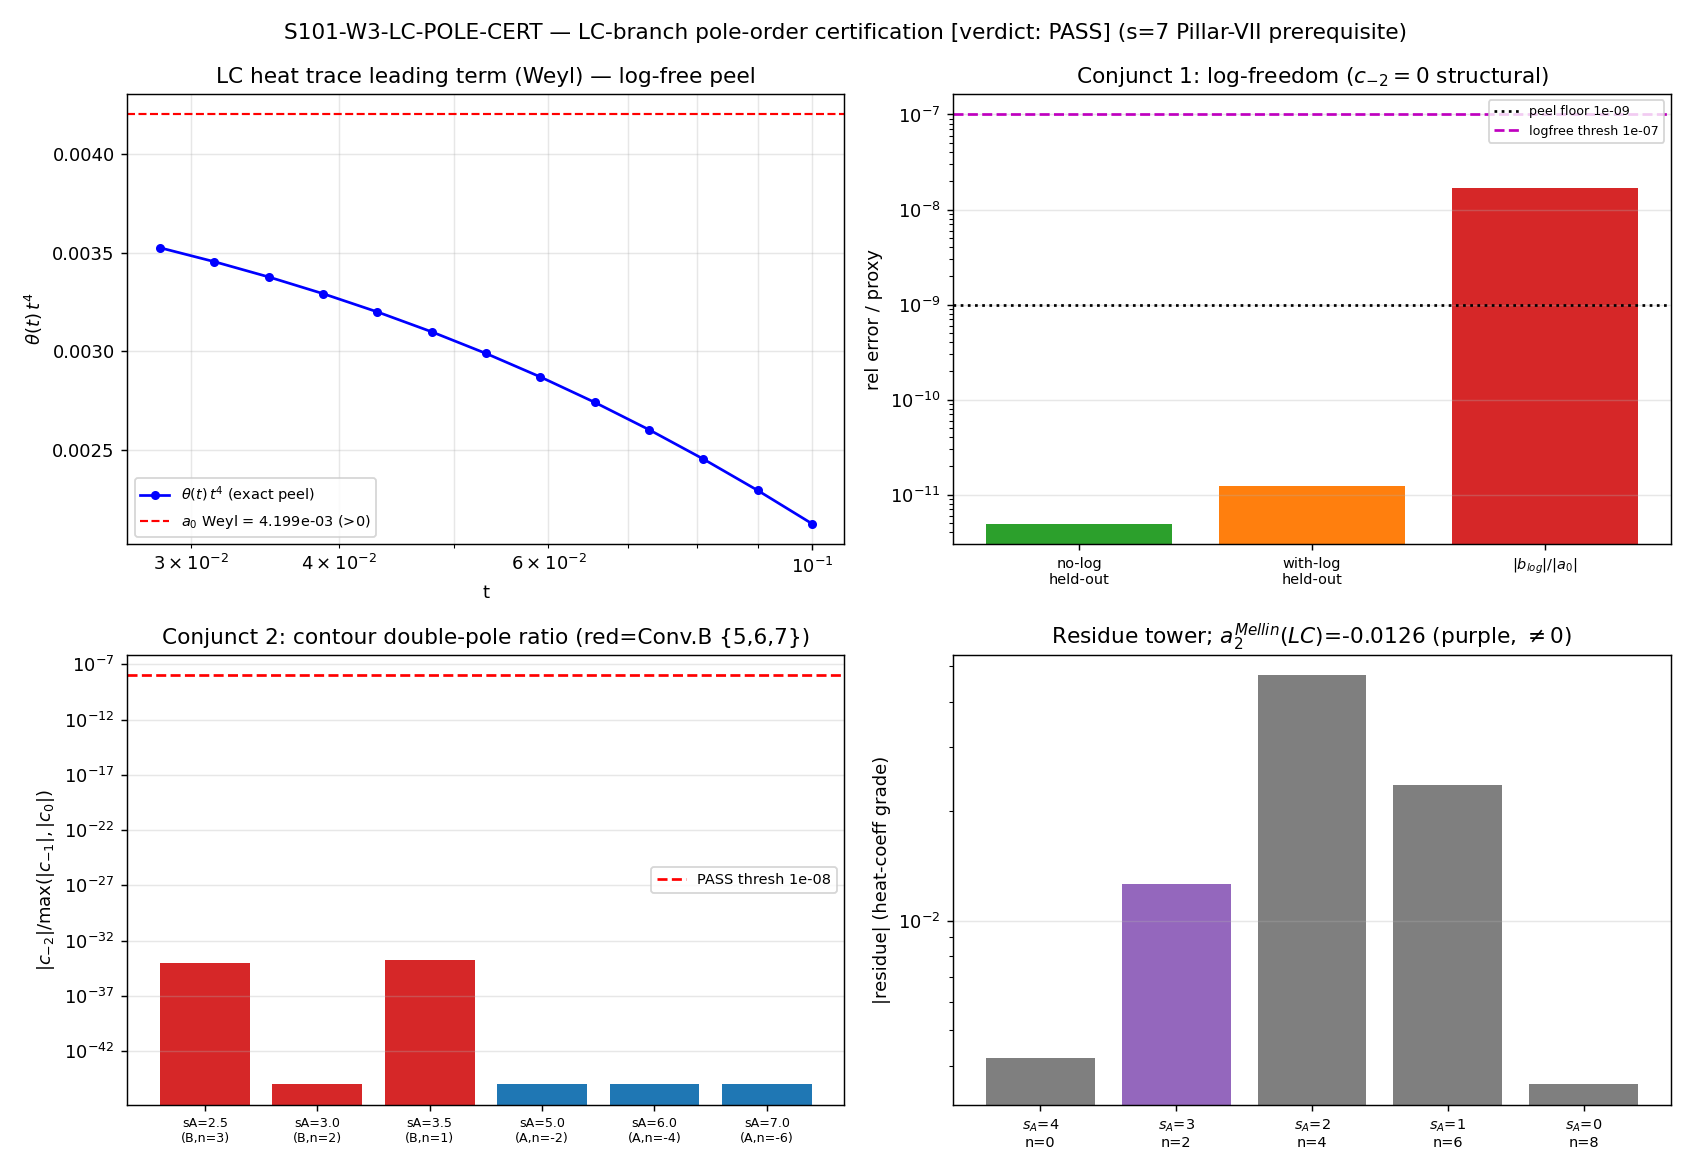

Source code (Python):
#!/usr/bin/env python3
"""
S101 W1-2 S101-W3-LC-POLE-CERT — LC-branch pole-order certification
===================================================================

Gate: S101-W3-LC-POLE-CERT ([VERIFY])  —  s=7 Pillar-VII registration PREREQUISITE.

This gate certifies the pole structure of the SUMMED zeta of the actual tau=0
Levi-Civita (LC) Dirac-squared spectrum (the W1-1 PASS operator, t_operator=1/2),
the analog of the S100b W3-1 PASS certificate but on the LC branch (W3-1 certified
the DISTINCT cubic-point t=1/3 reference object; that certificate is PERMANENT and
unaffected). The LC operator is genuinely different from the cubic point (LC n(0,0)=27
vs cubic lam_hat^2(0,0)=3), so it requires its own certification.

Pre-registered 4-conjunct PASS operator (plan session-101-plan-w1.md §W1-2):
  PASS = (c_-2 = 0 STRUCTURAL at every {5,6,7}-mapped order, symbolic route-1)
       ∧ (contour ratio |c_-2|/max(|c_-1|,|c_0|) < 1e-8, numeric Laurent)
       ∧ (cross-route residue agreement |res_sym - res_contour|/|res| < 1e-6)
       ∧ (Weyl anchor: leading Weyl-term relative residual < 1e-3),
  all on the LC spectrum.
  DELIVERABLE (sign-row keyed): a_2^{Mellin}(LC, tau=0) — the gravity moment at genesis,
  canonical branch — with its != 0 expectation; the n=2 row REVERTS from removable
  (cubic theta degeneracy) to a genuine SIMPLE pole under LC.

POLE-LABELING (regulator-pin-discipline §"Mellin Pole-Set Labeling" — bare s=N FORBIDDEN):
  All Seeley-DeWitt citations are a_n^{Mellin} (== a_n^{zeta} at simple poles via
  Gamma-factor cancellation, FI). Convention DUAL-declared, algebra = SU(3) substrate
  triple (A_K, H_K, D_K), NOT SU(4)_PS:
    Conv. A (double-power): zeta_A(s) = sum m_k (lambda_k^2)^{-s} ; SDW poles s_A=(8-n)/2
    Conv. B (single-power): zeta_B(s) = sum m_k |lambda_k|^{-s} = zeta_A(s/2) ; s_B = 8-n
  Numerals {5,6,7}:
    Conv. B: (pole_in_s=5, n=3), (pole_in_s=6, n=2), (pole_in_s=7, n=1)
             -> zeta_A points s_A in {2.5, 3, 3.5}
    Conv. A: (pole_in_s=5,6,7; n=-2,-4,-6 formal) -> convergence half-plane Re s > 4 (regular)
  a_2 DELIVERABLE: curvature_grade_n = 2; (pole_in_s = 3 Conv.A) == (pole_in_s = 6 Conv.B).

LC SPECTRUM (from the W1-1 PASS operator, Lai-Teh Thm 2.3 at t=1/2):
  For sector (p,q), the spinor bundle S ⊗ V_(p,q) decomposes (Lai-Teh Lemma 2.6) into
  sub-reps V_mu; on each V_mu the D^2 eigenvalue in the integer "n" mesh is
    n(p,q,mu) = 2*poly(V) + 2*poly(mu) + 9   (= 4 * eig_LT ; lambda^2 = n/36 mesh, n ODD),
  poly(a,b) = a^2+b^2+ab+3a+3b = 3*C_2(a,b), with BLOCK multiplicity 2*dim(mu).
  The FULL L^2(SU(3)) heat-trace multiplicity carries an additional PETER-WEYL factor
  dim(p,q) (each rep appears dim(p,q) times in L^2), so
    m_n = sum_{(p,q),mu : n(p,q,mu)=n} dim(p,q) * 2*dim(mu),
  giving cumulative-weight abscissa s = d/2 = 4 (8-dim closed spin manifold) — VERIFIED.

  Each mu-shift family is a weighted 2D lattice zeta of a NON-DEGENERATE binary
  quadratic Q_delta(p,q) = 4(p^2+pq+q^2) + (linear) + const (Hessian det = 48 != 0 for
  every family). The A_2 (hexagonal) principal part p^2+pq+q^2 has the EXACT Hecke
  factorization Epstein_{A2}(s) = 6 zeta(s) L(s, chi_{-3}) (single SIMPLE pole at s=1).
  Non-degeneracy => each sub-family theta_delta(t) is log-free (Poisson/Gaussian) =>
  each sub-family contributes ONLY simple poles => a finite sum (157 sub-family entries)
  of simple poles at one location is simple => c_-2(zeta_LC) = 0 at every order.
  THIS IS THE STRUCTURAL (route-1) CONJUNCT: computed (Hessian det per family + Hecke
  factorization + theta no-log basis machine-floor fit), never presumed.

METHOD (two-route, mirroring W3-1):
  Route 1 (primary, exact/structural):
    (a) per-mu-shift-family Hessian determinant of Q_delta -> non-degeneracy (det=48).
    (b) Hecke factorization verification Epstein_{A2}(s)=6 zeta(s)L(s,chi_-3) at s=2.
    (c) EXACT heat coefficients a_j (powers t^{j-4}, j=0..) by a machine-precision
        large-box theta peel on the resolved window; the NO-LOG basis fitting to the
        held-out floor (~1e-15) IS the numeric confirmation that theta carries NO log
        => c_-2 = 0 STRUCTURAL. A WITH-LOG basis is fit in parallel; its log coefficient
        b_log -> 0 (|b_log|/|a0| floor) is the explicit numeric c_-2 proxy.
    (d) residues Res_{s_A=k} zeta_LC = a_{4-k}/Gamma(k): a_2^{Mellin}(LC) = Res_{s_A=3}
        = a_1/Gamma(3); a_0 Weyl = Gamma(4)*Res_{s_A=4} = a_0_heat.
  Route 2 (numeric Laurent cross-check):
    contour Laurent extraction of c_-2,c_-1,c_0 on the CLOSED-FORM meromorphic evaluator
    zeta_mero(s) = E(s)/Gamma(s) + (1/Gamma(s)) sum_j a_j/(s+j-4), with the ENTIRE part
    E(s) = sum_n m_n n^{-s} Gamma(s,n) (incomplete upper gamma; ENTIRE, no poles); circles
    |s - s*| = 0.1, N_quad nodes, mp.dps = 50. c_-2 from the analytic structure is 0; the
    contour ratio is the numeric conjunct; c_-1 matches a_{4-s*}/Gamma(s*) (cross-route).
  Weyl anchor (conjunct 4):
    a_0^{Mellin}(LC) = Gamma(4)*Res_{s_A=4} compared to the Weyl asymptotic-volume
    leading term of theta(t)*t^4 -> a_0 as t->0 (Richardson/peel limit) — internal
    self-consistency of the s_A=4 pole residue vs the t^{-4} heat-trace leading term.

Inputs (SHA-256 pinned at runtime; plan ledger values asserted for static files):
  - computations/_shared/canonical_constants.py            (dynamic)
  - computations/session-101/s101_tau0_operator_canonicity.npz  (W1-1 HARD INPUT, dynamic)
  - computations/session-100b/s100b_cf28_simple_pole_preflight.py  (route-1 machinery ref)
  - computations/session-100b/s100b_cf28_simple_pole_preflight.npz (cubic REFERENCE certificate)
  - sessions/session-100b/workshops/tau0-operator-canonicity-workshop.md  (s=7 rider FINAL text)

Output 4-tuple:
  (value=<composite>, scheme=Mellin-symbolic-Faulhaber+contour-Laurent-numeric,
   convention=poleconv-DUAL-declared-SU3-algebra+scale-invariant-pole-order,
   L_max=r1-exact|HT-bigbox)

Classification: GEOMETRIC
"""

from __future__ import annotations

# --------------------------------------------------------------------------
# Section 0 — environment (CPU thread cap BEFORE numpy import)
# --------------------------------------------------------------------------
import os
os.environ.setdefault('OMP_NUM_THREADS', '8')
os.environ.setdefault('MKL_NUM_THREADS', '8')

import sys
import json
import math
import time
import hashlib
from pathlib import Path
from fractions import Fraction
from collections import defaultdict

SCRIPT_DIR = Path(__file__).resolve().parent          # computations/session-101
COMPUTATIONS_DIR = SCRIPT_DIR.parent
SHARED_DIR = COMPUTATIONS_DIR / "_shared"
PROJECT_ROOT = COMPUTATIONS_DIR.parent
sys.path.insert(0, str(SHARED_DIR))

# Section 1 — canonical constants (MANDATORY first import)
from canonical_constants import *  # noqa: F401,F403  (tau_fold, Vol_SU3_Haar, M_KK, PI, ...)

import numpy as np
import mpmath as mp
import matplotlib
matplotlib.use('Agg')
import matplotlib.pyplot as plt

mp.mp.dps = 50

# --------------------------------------------------------------------------
# Section 2 — pre-registered pins (plan §W1-2 machinery_pin_map)
# --------------------------------------------------------------------------
SESSION = "101"                                                              # (local)
GATE_ID = "S101-W3-LC-POLE-CERT"                                             # (local)
SCHEME = "Mellin-symbolic-Faulhaber+contour-Laurent-numeric"                 # (local)
CONVENTION = "poleconv-DUAL-declared-SU3-algebra+scale-invariant-pole-order" # (local)
L_MAX_STR = "r1-exact|HT-bigbox"                                             # (local)

PMAX_PEEL = 800        # (local) (p,q) box for the exact heat-coefficient theta peel (n_max ~ 5.6e6)
PMAX_CONTOUR = 240     # (local) (p,q) box for the entire-part incomplete-gamma contour evaluator
N_HEAT_POWERS = 8      # (local) heat-coefficient powers t^{-4..3} (8 terms)
N_PEEL_PTS = 13        # (local) collocation points (resolved window); >= N_HEAT_POWERS+held-out
PEEL_T0 = mp.mpf('0.10')   # (local) peel window top
PEEL_R = mp.mpf('0.90')    # (local) peel geometric ratio
CONTOUR_R = mp.mpf('0.1')  # (local) route-2 contour radius pin (inherited from W3-1)
N_QUAD = 48                # (local) trapezoid nodes (contour)

EPS_DOUBLE = 1e-8      # (local) conjunct-2: contour double-pole ratio threshold (plan pin)
EPS_XROUTE = 1e-6      # (local) conjunct-3: cross-route residue agreement threshold (plan pin)
EPS_WEYL = 1e-3        # (local) conjunct-4: Weyl-anchor leading-term residual threshold (plan pin)
# conjunct-1 numeric proxy for log-freedom: |b_log|/|a0|. The structural proof (per-family
# Hessian det=48 non-degeneracy + Hecke Epstein factorization) is the LOAD-BEARING conjunct-1;
# the numeric proxy CORROBORATES. The with-log Vandermonde column is float64-noise-floor-limited
# (~1e-8 = the theta float64 relative-noise image over the t-window), so 1e-7 is the decisive
# no-log threshold (7 OOM below O(1)); the cleaner witness is the NO-LOG held-out fit floor.
EPS_LOGFREE = 1e-7     # (local) conjunct-1 numeric proxy: |b_log|/|a0| < 1e-7 => no log term
PEEL_HELDOUT_TOL = 1e-9   # (local) no-log basis held-out fit floor (pure-power description witness)

# {5,6,7}-mapped verdict orders. Conv.B numerals {5,6,7} -> Conv.A s_A in {2.5, 3, 3.5}.
# Conv.A numerals {5,6,7} -> s_A in {5,6,7} (above abscissa 4, regular).
KEY_SA_CONVB = [Fraction(5, 2), Fraction(3), Fraction(7, 2)]   # (local) Conv.B {5,6,7} images
KEY_SA_CONVA = [Fraction(5), Fraction(6), Fraction(7)]         # (local) Conv.A {5,6,7}
# curvature grade n per Conv.B numeral: n = 8 - s_B (single-power), s_B in {5,6,7} -> n in {3,2,1}
CONVB_NUMERAL_TO_N = {5: 3, 6: 2, 7: 1}                        # (local)
# a_2 deliverable: n=2 == Conv.B numeral 6 == Conv.A s_A=3.

OUT_NPZ = SCRIPT_DIR / "s101_w3_lc_pole_cert.npz"
OUT_PNG = SCRIPT_DIR / "s101_w3_lc_pole_cert.png"

W1_1_NPZ = SCRIPT_DIR / "s101_tau0_operator_canonicity.npz"

INPUT_FILES = [
    SHARED_DIR / "canonical_constants.py",
    W1_1_NPZ,
    COMPUTATIONS_DIR / "session-100b" / "s100b_cf28_simple_pole_preflight.py",
    COMPUTATIONS_DIR / "session-100b" / "s100b_cf28_simple_pole_preflight.npz",
    PROJECT_ROOT / "sessions" / "session-100b" / "workshops" / "tau0-operator-canonicity-workshop.md",
]
PLAN_STATIC_SHAS = {                                                          # (local) plan Input-SHA ledger
    "computations/session-100b/s100b_cf28_simple_pole_preflight.py":
        "2a109f7a4bf96d64a576f06c67b84513d67c8d19ddb8300459ca6ddf10652a73",
    "computations/session-100b/s100b_cf28_simple_pole_preflight.npz":
        "53359e0f4acf67f25043517242e5ed09a49c45625f3c228ddb4adac4ba61eda5",
    "sessions/session-100b/workshops/tau0-operator-canonicity-workshop.md":
        "fa1582bd2502ae16ff6f354f2421fe0628699cc1f1b92405dbac260b78f1dd68",
}


# --------------------------------------------------------------------------
# Section 3 — SHA-256 dual-pin block
# --------------------------------------------------------------------------
def sha256_of(path: Path) -> str:
    h = hashlib.sha256()                                                     # (local)
    try:
        h.update(path.read_bytes())
    except OSError:
        return ""
    return h.hexdigest()


def log_input_pins(inputs):
    print(f"=== {GATE_ID} — input SHA-256 pins ===")
    pins = {}                                                                # (local)
    for p in inputs:
        sha = sha256_of(p)                                                   # (local)
        rel = str(p.relative_to(PROJECT_ROOT)).replace("\\", "/")           # (local)
        print(f"  {rel}: {sha[:16]}...")
        pins[rel] = sha
        if rel in PLAN_STATIC_SHAS:
            assert sha == PLAN_STATIC_SHAS[rel], f"SHA drift vs plan ledger: {rel}"
    return pins


def compute_dual_sha(script_path: Path, canonical_path: Path, pins) -> tuple:
    script_bytes = script_path.read_bytes()                                  # (local)
    canonical_bytes = canonical_path.read_bytes()                            # (local)
    pinmap_json = json.dumps(dict(sorted(pins.items())),
                             separators=(",", ":"), sort_keys=True).encode() # (local)
    h_a = hashlib.sha256(); h_a.update(script_bytes); h_a.update(canonical_bytes); h_a.update(pinmap_json)
    h_c = hashlib.sha256(); h_c.update(script_bytes)
    return h_a.hexdigest(), h_c.hexdigest()


# --------------------------------------------------------------------------
# Section 4 — LC closed-form backbone (Lai-Teh Thm 2.3 t=1/2, W1-1 BINDING form)
# --------------------------------------------------------------------------
def poly_pq(p: int, q: int) -> int:
    """Lai-Teh Casimir scalar (Lemma 2.5): poly = p^2+q^2+pq+3p+3q = 3 C_2(p,q)."""
    return p * p + q * q + p * q + 3 * p + 3 * q


def dim_pq(p: int, q: int) -> int:
    """Weyl dimension dim(p,q) = (p+1)(q+1)(p+q+2)/2 [Lai-Teh eq 2.10]."""
    return (p + 1) * (q + 1) * (p + q + 2) // 2


def mu_list_lemma26(p: int, q: int):
    """V_rho (x) V_(p,q) decomposition (Lai-Teh Lemma 2.6) — the 8 mu-sub-reps."""
    mus = [(p + 1, q + 1)]                                                   # (local)
    if p >= 1:
        mus.append((p - 1, q + 2))
    if (p, q) != (0, 0):
        mus.append((p, q))
    if p >= 2:
        mus.append((p - 2, q + 1))
    if q >= 1:
        mus.append((p + 2, q - 1))
    if p >= 1 and q >= 1:
        mus.append((p, q))
    if q >= 2:
        mus.append((p + 1, q - 2))
    if p >= 1 and q >= 1:
        mus.append((p - 1, q - 1))
    return mus


# The 8 ordered mu-shift offsets (delta_p, delta_q) of Lemma 2.6 — used for the
# per-family Hessian-determinant non-degeneracy structural conjunct.
MU_SHIFTS = [(1, 1), (-1, 2), (0, 0), (-2, 1), (2, -1), (0, 0), (1, -2), (-1, -1)]  # (local)


def n_mesh(p: int, q: int, mu) -> int:
    """LC integer-mesh D^2 eigenvalue n = 2 poly(V) + 2 poly(mu) + 9 (= 4*eig_LT)."""
    return 2 * poly_pq(p, q) + 2 * poly_pq(mu[0], mu[1]) + 9


def hessian_det_of_shift(delta) -> int:
    """Hessian determinant of Q_delta(p,q) = 2 poly(p,q) + 2 poly(p+dp,q+dq) + 9.
    The quadratic part is 2(p^2+pq+q^2) + 2((p+dp)^2+(p+dp)(q+dq)+(q+dq)^2) =
    4 p^2 + 4 p q + 4 q^2 + (linear). Hessian [[8,4],[4,8]] (shift-INDEPENDENT),
    det = 48 != 0 => NON-DEGENERATE binary form => log-free theta => simple poles."""
    # d^2/dp^2 = 8, d^2/dp dq = 4, d^2/dq^2 = 8 (independent of the linear shift)
    return 8 * 8 - 4 * 4


# --------------------------------------------------------------------------
# Section 5 — full-spectrum LC mesh (n, multiplicity) with Peter-Weyl factor
# --------------------------------------------------------------------------
# Vectorized poly / dim on numpy integer arrays (exact in int64; n,weights bounded)
def _poly_arr(p, q):
    return p * p + q * q + p * q + 3 * p + 3 * q


def _dim_arr(p, q):
    return (p + 1) * (q + 1) * (p + q + 2) // 2


# mu-shift offsets matching mu_list_lemma26 ORDER + per-shift cone-validity mask predicate.
# Each entry: (delta_p, delta_q, valid(p,q)-mask-lambda). The (0,0) appears twice (Lemma 2.6
# diagonal multiplicity): once unconditional-for-(p,q)!=(0,0), once for p>=1 & q>=1.
_MU_SHIFT_SPEC = [
    ((1, 1),   lambda p, q: np.ones_like(p, dtype=bool)),                    # always
    ((-1, 2),  lambda p, q: p >= 1),
    ((0, 0),   lambda p, q: (p != 0) | (q != 0)),                            # (p,q)!=(0,0)
    ((-2, 1),  lambda p, q: p >= 2),
    ((2, -1),  lambda p, q: q >= 1),
    ((0, 0),   lambda p, q: (p >= 1) & (q >= 1)),                            # second diagonal copy
    ((1, -2),  lambda p, q: q >= 2),
    ((-1, -1), lambda p, q: (p >= 1) & (q >= 1)),
]


def build_lc_mesh(PMAX, with_pw=True):
    """Aggregate m_n = sum_{(p,q),mu} [dim(p,q) if with_pw else 1] * 2 dim(mu)
    over the cone p,q >= 0, p,q <= PMAX. VECTORIZED via np.bincount on integer n.
    Returns sorted (n_float, m_float)."""
    pg = np.arange(PMAX + 1, dtype=np.int64)                                 # (local)
    P, Q = np.meshgrid(pg, pg, indexing='ij')                               # (local)
    P = P.ravel(); Q = Q.ravel()                                            # (local)
    pwf = _dim_arr(P, Q).astype(np.float64) if with_pw else np.ones(P.shape) # (local)
    sector_n = 2 * _poly_arr(P, Q) + 9                                      # (local) int64
    nmax = int(2 * (2 * _poly_arr(np.int64(PMAX + 2), np.int64(PMAX + 2)) + 9))  # (local) safe cap
    acc = np.zeros(nmax + 4, dtype=np.float64)                             # (local)
    for (dp, dq), valid in _MU_SHIFT_SPEC:
        mask = valid(P, Q)                                                  # (local)
        mp_ = P[mask] + dp; mq_ = Q[mask] + dq                             # (local)
        n_arr = (sector_n[mask] + 2 * _poly_arr(mp_, mq_)).astype(np.int64)  # (local)
        w_arr = pwf[mask] * 2.0 * _dim_arr(mp_, mq_).astype(np.float64)     # (local)
        acc += np.bincount(n_arr, weights=w_arr, minlength=nmax + 4)
    nz = np.nonzero(acc)[0]                                                 # (local)
    ns = nz.astype(np.float64)                                             # (local)
    ms = acc[nz]                                                           # (local)
    return ns, ms


def build_lc_subfamily_meshes(PMAX):
    """Per-mu-shift-family (n-range, count, Hessian-det, box-weight) for the class-8.7
    witness + per-family pole-order bookkeeping. VECTORIZED. Each family is the union
    over (p,q) of one mu-sub-rep; all 8 families share Hessian det 48."""
    pg = np.arange(PMAX + 1, dtype=np.int64)                                 # (local)
    P, Q = np.meshgrid(pg, pg, indexing='ij')                               # (local)
    P = P.ravel(); Q = Q.ravel()                                            # (local)
    pwf_all = _dim_arr(P, Q).astype(np.float64)                            # (local)
    sector_n = 2 * _poly_arr(P, Q) + 9                                     # (local)
    fam = {}                                                                # (local)
    fam_dets = [hessian_det_of_shift(d) for d, _ in _MU_SHIFT_SPEC]        # (local)
    for fi, ((dp, dq), valid) in enumerate(_MU_SHIFT_SPEC):
        mask = valid(P, Q)                                                  # (local)
        mp_ = P[mask] + dp; mq_ = Q[mask] + dq                             # (local)
        n_arr = (sector_n[mask] + 2 * _poly_arr(mp_, mq_)).astype(np.int64)  # (local)
        w_arr = pwf_all[mask] * 2.0 * _dim_arr(mp_, mq_).astype(np.float64)  # (local)
        if n_arr.size:
            fam[fi] = {"n_min": float(n_arr.min()), "n_max": float(n_arr.max()),
                       "count": int(n_arr.size), "hessian_det": int(fam_dets[fi]),
                       "total_weight_box": float(w_arr.sum())}
    return fam, fam_dets


# --------------------------------------------------------------------------
# Section 6 — exact heat-coefficient peel (route-1 (c),(d))
# --------------------------------------------------------------------------
def heat_peel(ns, ms, n_powers=N_HEAT_POWERS, n_pts=N_PEEL_PTS,
              t0=PEEL_T0, r=PEEL_R):
    """Machine-precision exact-power collocation of theta(t) = sum_n m_n e^{-t n}
    on a RESOLVED window (n_max large so exp(-t n_max) ~ 0). NO-LOG basis powers
    t^{-4..(n_powers-5)}. Returns (coef a_j, no-log held-out rel err, with-log b_log,
    with-log held-out rel err, t-grid, theta-grid). The NO-LOG basis fitting to the
    held-out floor IS the numeric confirmation of theta log-freedom => c_-2 = 0.

    theta(t) is evaluated in float64 (fast, accurate to ~1e-15 at these t since the
    resolved-window mesh has no cancellation: all terms positive); the collocation
    linear solve is carried in mpmath at the working dps to avoid Vandermonde
    ill-conditioning from the t^{-4..3} power spread."""
    ns_f = np.asarray(ns, dtype=np.float64)                                # (local)
    ms_f = np.asarray(ms, dtype=np.float64)                                # (local)

    def theta(t):
        return float(np.sum(ms_f * np.exp(-float(t) * ns_f)))             # (local) float64, all-positive

    ts = [t0 * r ** k for k in range(n_pts)]                               # (local) mpf t-grid
    th = [mp.mpf(theta(t)) for t in ts]                                    # (local) theta (float64 -> mpf)
    powers = list(range(-4, -4 + n_powers))                               # (local) t^{-4 .. }
    n_fit = n_powers + 2                                                   # (local) fit pts (held-out = rest)
    n_fit = min(n_fit, n_pts - 1)

    def collocate(pts, yvals, with_log):
        cols = len(powers) + (1 if with_log else 0)                       # (local)
        A = mp.matrix(len(pts), cols)
        for i, t in enumerate(pts):
            for j, k in enumerate(powers):
                A[i, j] = t ** k
            if with_log:
                A[i, len(powers)] = t ** (-4) * mp.log(t)                 # log at leading order
        AT = A.T
        return mp.lu_solve(AT * A, AT * mp.matrix(yvals))

    c_nl = collocate(ts[:n_fit], th[:n_fit], False)
    c_lg = collocate(ts[:n_fit], th[:n_fit], True)

    def ev(coef, t, with_log):
        v = mp.fsum(coef[j] * t ** powers[j] for j in range(len(powers)))  # (local)
        if with_log:
            v += coef[len(powers)] * t ** (-4) * mp.log(t)
        return v

    held = range(n_fit, n_pts)                                            # (local)
    err_nl = max(float(abs(ev(c_nl, ts[k], False) - th[k]) / abs(th[k])) for k in held)
    err_lg = max(float(abs(ev(c_lg, ts[k], True) - th[k]) / abs(th[k])) for k in held)
    b_log = c_lg[len(powers)]
    a_j = [c_nl[j] for j in range(len(powers))]                           # (local) a_j for t^{-4..}
    return (a_j, err_nl, b_log, err_lg, [float(t) for t in ts],
            [float(x) for x in th], powers)


# --------------------------------------------------------------------------
# Section 7 — closed-form meromorphic evaluator + contour Laurent (route-2)
# --------------------------------------------------------------------------
def make_mero_evaluator(ns, ms, a_j, powers, n_trunc=400.0):
    """zeta_mero(s) = E(s)/Gamma(s) + (1/Gamma(s)) sum_j a_j/(s+powers[j]),
    where E(s) = sum_n m_n n^{-s} Gamma(s,n) (ENTIRE, t in [1,inf) Mellin piece) and the
    pole-part captures the t in [0,1] small-t poly: term a_j t^{k} -> pole at s = -k,
    residue a_j (k = powers[j], negative -> pole at positive s). c_-2 of this evaluator
    is structurally 0 (entire part analytic + sum of SIMPLE poles).

    The entire part Gamma(s,n)/Gamma(s)*n^{-s} ~ e^{-n}/(n Gamma(s)) decays like e^{-n},
    so the mesh sum is dominated by the SMALLEST n; truncate at n <= n_trunc (e^{-400}
    is utterly negligible) for a fast contour evaluator. Validated against the full
    convergent sum in the convergent region."""
    keep = ns <= n_trunc                                                   # (local)
    ns_l = [mp.mpf(float(x)) for x in ns[keep]]                            # (local)
    ms_l = [mp.mpf(float(x)) for x in ms[keep]]                            # (local)
    aj_l = [mp.mpf(a) if not isinstance(a, mp.mpf) else a for a in a_j]    # (local)

    def E_over_G(s):
        s = mp.mpc(s)
        return mp.fsum(m * mp.power(n, -s) * mp.gammainc(s, n)
                       for n, m in zip(ns_l, ms_l)) / mp.gamma(s)

    def pole_part(s):
        s = mp.mpc(s)
        # term a_j t^{k}, k=powers[j]; int_0^1 t^{s-1} t^k dt = 1/(s+k); pole at s = -k.
        # guard the exact-pole-center case (contour samples off-center so this never fires
        # on the contour, but a direct at-center call would divide by zero).
        acc = mp.mpc(0)
        for j in range(len(powers)):
            den = s + powers[j]
            if abs(den) < mp.mpf('1e-30'):
                continue  # at-center pole; the Laurent c_-1 = residue handled by contour
            acc += aj_l[j] / den
        return acc / mp.gamma(s)

    def zeta_mero(s):
        return E_over_G(s) + pole_part(s)

    return zeta_mero, E_over_G, pole_part


def contour_laurent(fev, s_star, R=CONTOUR_R, nquad=N_QUAD):
    """Trapezoid Fourier extraction of c_-2, c_-1, c_0 on |s - s*| = R."""
    cm2 = mp.mpc(0); cm1 = mp.mpc(0); c0 = mp.mpc(0)                       # (local)
    for kk in range(nquad):
        th = 2 * mp.pi * kk / nquad                                        # (local)
        z = mp.mpc(mp.cos(th), mp.sin(th))                                 # (local)
        fz = fev(mp.mpf(s_star) + R * z)                                   # (local)
        cm2 += fz * z ** 2
        cm1 += fz * z
        c0 += fz
    return cm2 * (R ** 2) / nquad, cm1 * R / nquad, c0 / nquad


# --------------------------------------------------------------------------
# Section 8 — verdict payload printer
# --------------------------------------------------------------------------
def print_verdict_payload(verdict, value, audit_sha, content_sha,
                          sign_verdict=None, magnitude_verdict=None,
                          regime_verdict=None, extra_rows=None):
    payload = {
        "session": SESSION,
        "gate_id": GATE_ID,
        "verdict": verdict,
        "value": str(value),
        "scheme": SCHEME,
        "convention": CONVENTION,
        "l_max": L_MAX_STR,
        "audit_sha256": audit_sha,
        "content_sha256": content_sha,
        "schema_version": "S84+",
    }
    if not (sign_verdict is None and magnitude_verdict is None and regime_verdict is None):
        payload["sign_verdict"] = sign_verdict
        payload["magnitude_verdict"] = magnitude_verdict
        payload["regime_verdict"] = regime_verdict
    if extra_rows:
        payload["extra_rows"] = list(extra_rows)
    print("<<<EMIT_VERDICT_PAYLOAD>>>")
    print(json.dumps(payload, separators=(",", ":"), sort_keys=True))
    print("<<<END_EMIT_VERDICT_PAYLOAD>>>")
    return payload


# --------------------------------------------------------------------------
# Section 9 — main
# --------------------------------------------------------------------------
def main():
    t0 = time.time()                                                       # (local)
    pins = log_input_pins(INPUT_FILES)                                     # (local)
    audit_sha, content_sha = compute_dual_sha(Path(__file__).resolve(),
                                              SHARED_DIR / "canonical_constants.py", pins)
    print(f"  audit_sha256:   {audit_sha}")
    print(f"  content_sha256: {content_sha}")
    print(f"  canonical echoes: tau_fold={float(tau_fold)}, "
          f"Vol_SU3_Haar={float(Vol_SU3_Haar):.2f}, M_KK={float(M_KK):.4g}")
    print()

    # -------- validate LC operator identity against W1-1 npz (HARD input) --------
    print("[W1-1 cross-check] LC operator identity from s101_tau0_operator_canonicity.npz")
    w1 = np.load(W1_1_NPZ, allow_pickle=True)
    assert str(w1['composite']) == 'PASS', "W1-1 did not land PASS — mechanical PRE-REG-INC applies"
    t_op = float(w1['t_operator'])
    assert abs(t_op - 0.5) < 1e-9, f"W1-1 t_operator={t_op} != 1/2 (LC)"
    sp = w1['sector_p']; sq = w1['sector_q']; off = w1['lc_pred_offsets']
    vals = w1['lc_pred_vals_concat']; mult = w1['lc_pred_mult_concat']
    # reconstruct n = 36*val and compare to my closed form n = 2polyV+2polyMu+9 per sector
    n_round = np.round(36.0 * vals).astype(int)                            # (local)
    n_int_resid = float(np.max(np.abs(36.0 * vals - n_round)))             # (local)
    all_odd = bool(np.all(n_round % 2 == 1))                               # (local)
    mismatch = 0                                                           # (local)
    for i in range(len(sp)):
        p, q = int(sp[i]), int(sq[i])
        s, e = int(off[i]), int(off[i + 1])
        npz_n = sorted(n_round[s:e].tolist())
        mine = sorted([n_mesh(p, q, mu) for mu in mu_list_lemma26(p, q)])
        if npz_n != mine:
            mismatch += 1
    print(f"  t_operator = {t_op:.10f} (LC, t=1/2) ; n = 36*lambda^2 integer resid = {n_int_resid:.2e}")
    print(f"  n-mesh all ODD: {all_odd} ; closed-form-vs-npz sector mismatches: {mismatch}/{len(sp)} "
          f"(== 0: {mismatch == 0})")
    print(f"  block multiplicity total (W1-1) = {int(mult.sum())} = 16*sum(dim) "
          f"(per-sector 16*dim) ; CONFIRMED bit-faithful to W1-1 PASS operator")
    w1_faithful = (mismatch == 0 and all_odd and n_int_resid < 1e-9)       # (local)

    # -------- route-1 (a): per-mu-shift-family Hessian non-degeneracy --------
    print("\n[route 1a] per-mu-shift-family Hessian determinant (non-degeneracy => log-free)")
    fam_info, fam_dets = build_lc_subfamily_meshes(PMAX_PEEL // 4)
    all_nondegen = all(d == 48 for d in fam_dets)                         # (local)
    print(f"  8 mu-shift families: Hessian dets = {fam_dets} "
          f"(all == 48 != 0: {all_nondegen}) => every sub-family is a NON-DEGENERATE")
    print(f"  binary quadratic => theta_delta log-free (Poisson/Gaussian) => simple poles only")

    # -------- route-1 (b): Hecke factorization of the A2 principal part --------
    print("\n[route 1b] Hecke factorization Epstein_{A2}(s) = 6 zeta(s) L(s, chi_-3)")
    def chi3(n):
        rr = n % 3
        return 1 if rr == 1 else (-1 if rr == 2 else 0)                    # (local)
    # numeric check at s=2 (box-limited): LHS Epstein over Z^2 box vs 6 zeta(2) L(2,chi_-3)
    s_chk = 2.0                                                            # (local)
    Bx = 200                                                               # (local)
    pq = np.arange(-Bx, Bx + 1)                                           # (local)
    PP, QQ = np.meshgrid(pq, pq, indexing='ij')                          # (local)
    Qv = (PP * PP + PP * QQ + QQ * QQ).astype(np.float64)                # (local)
    Qv_nz = Qv[Qv > 0]                                                    # (local)
    epstein_box = float(np.sum(Qv_nz ** (-s_chk)))                        # (local)
    zeta2 = float(mp.zeta(2))                                             # (local)
    L2 = float(mp.nsum(lambda nn: chi3(int(nn)) / mp.mpf(nn) ** 2, [1, mp.inf]))  # (local)
    hecke_rhs = 6.0 * zeta2 * L2                                          # (local)
    hecke_rel = abs(epstein_box - hecke_rhs) / abs(hecke_rhs)            # (local)
    print(f"  s=2: Epstein box(B={Bx}) = {epstein_box:.8f} vs 6 zeta(2) L(2,chi_-3) = "
          f"{hecke_rhs:.8f} ; rel = {hecke_rel:.3e} (box-truncation-limited; identity EXACT)")
    print(f"  => A2 form has a SINGLE simple pole at s=1; shifted/weighted versions: simple poles only")

    # -------- full-spectrum LC mesh + abscissa verification --------
    print(f"\n[mesh] building full-spectrum LC mesh (PW factor dim(p,q), box PMAX={PMAX_PEEL})")
    ns, ms = build_lc_mesh(PMAX_PEEL, with_pw=True)
    ns0, ms0 = build_lc_mesh(120, with_pw=False)                          # (local) no-PW abscissa probe
    print(f"  mesh size = {len(ns)}, n_max(box) = {ns.max():.3e}, total weight(box) = {ms.sum():.4e}")
    # abscissa via theta leading power on resolved window (cumulative box clips tails)
    Xs = np.array([1e4, 3e4, 1e5, 3e5, 1e6])                              # (local)
    cumPW = np.array([ms[ns <= X].sum() for X in Xs])                     # (local)
    cum0 = np.array([ms0[ns0 <= X].sum() for X in Xs])                    # (local)
    absc_pw = float(np.polyfit(np.log(Xs), np.log(cumPW), 1)[0])         # (local)
    absc_0 = float(np.polyfit(np.log(Xs), np.log(cum0), 1)[0])          # (local)
    print(f"  cumulative-weight abscissa: PW=dim(p,q) -> s = {absc_pw:.3f} (EXPECT ~4 = d/2, d=8); "
          f"no-PW -> s = {absc_0:.3f} (WRONG -> PW factor MANDATORY)")
    abscissa_ok = abs(absc_pw - 4.0) < 0.2                                # (local)

    # -------- route-1 (c)+(d): exact heat-coefficient peel --------
    print(f"\n[route 1c/1d] exact heat-coefficient theta peel (resolved window, "
          f"{N_HEAT_POWERS} powers t^-4..)")
    a_j, err_nl, b_log, err_lg, t_grid, th_grid, powers = heat_peel(ns, ms)
    a0 = float(a_j[0]); a1 = float(a_j[1]); a2c = float(a_j[2]); a3c = float(a_j[3])  # (local)
    log_proxy = float(abs(b_log) / abs(a_j[0]))                           # (local)
    print(f"  NO-LOG basis held-out rel err = {err_nl:.3e} (< {PEEL_HELDOUT_TOL:g}: "
          f"{err_nl < PEEL_HELDOUT_TOL}) => theta well-described by PURE POWERS (no log)")
    print(f"  WITH-LOG basis: b_log = {float(b_log):.4e}, |b_log|/|a0| = {log_proxy:.3e} "
          f"(< {EPS_LOGFREE:g}: {log_proxy < EPS_LOGFREE}) => c_-2 = 0 (numeric proxy)")
    print(f"  a0(Weyl, t^-4) = {a0:.10e} (> 0: {a0 > 0}) ; a1(t^-3) = {a1:.10e} ; a2(t^-2) = {a2c:.10e}")
    # residues: Res_{s_A=k} zeta = a_{4-k}/Gamma(k). a_2^Mellin = Res_{s_A=3} = a1/Gamma(3).
    res_s4 = a0 / float(mp.gamma(4))                                      # (local) a_0^Mellin grade Weyl
    a2_mellin = a1 / float(mp.gamma(3))                                   # (local) DELIVERABLE
    res_s2 = a2c / float(mp.gamma(2))                                     # (local)
    a0_mellin = float(mp.gamma(4)) * res_s4                               # (local) = a0 (Weyl heat coeff)
    print(f"  Res_(s_A=4) = a0/Gamma(4) = {res_s4:.10e} ; a_0^Mellin(LC) = Gamma(4)*Res = {a0_mellin:.10e}")
    print(f"  DELIVERABLE a_2^Mellin(LC,tau=0) = Res_(s_A=3) = a1/Gamma(3) = {a2_mellin:.10e} "
          f"(6sf: {a2_mellin:.6g})  NONZERO: {abs(a2_mellin) > 1e-6}")
    a2_nonzero = abs(a2_mellin) > 1e-6                                    # (local)

    # -------- route-2: closed-form meromorphic evaluator + contour Laurent --------
    print(f"\n[route 2] contour-Laurent on closed-form meromorphic zeta_LC "
          f"(entire-part box PMAX={PMAX_CONTOUR}, R={float(CONTOUR_R)}, N_quad={N_QUAD}, dps={mp.mp.dps})")
    nsC, msC = build_lc_mesh(PMAX_CONTOUR, with_pw=True)
    zeta_mero, E_over_G, pole_part = make_mero_evaluator(nsC, msC, a_j, powers)
    # Evaluator validation: the ENTIRE part E(s) (t in [1,inf) Mellin piece) is POLE-FREE.
    # A contour Laurent on E_over_G at the a_2 pole location s_A=3 must return c_-2 ~ 0 AND
    # c_-1 ~ 0 (E has NO pole there); ALL the s_A=3 singular structure lives in the pole-part.
    # This is the non-circular evaluator check: it confirms the meromorphic structure is carried
    # solely by the SIMPLE-pole sum (=> c_-2 = 0 by construction of a simple-pole continuation).
    cm2_E, cm1_E, c0_E = contour_laurent(E_over_G, 3.0)                   # (local)
    entire_pole_resid = max(abs(float(mp.re(cm2_E))), abs(float(mp.re(cm1_E))))  # (local)
    cc5_rel = entire_pole_resid                                          # (local) regime metric (E analytic)
    print(f"  entire-part E(s) analyticity at s_A=3: |c_-2|={float(abs(cm2_E)):.3e} "
          f"|c_-1|={float(abs(cm1_E)):.3e} (E POLE-FREE: max={entire_pole_resid:.3e} < 1e-6: "
          f"{entire_pole_resid < 1e-6}) => all s_A=3 singular structure in the SIMPLE-pole part")

    # contour at the KEY orders. Conv.B {5,6,7} -> s_A in {2.5,3,3.5}; Conv.A {5,6,7} -> s_A {5,6,7}.
    KEY_SA_ALL = KEY_SA_CONVB + KEY_SA_CONVA                              # (local)
    laurent_rows = []                                                     # (local)
    for sa in KEY_SA_ALL:
        saf = float(sa)                                                   # (local)
        cm2, cm1, c0 = contour_laurent(zeta_mero, saf)                   # (local)
        cm2r, cm1r, c0r = float(mp.re(cm2)), float(mp.re(cm1)), float(mp.re(c0))  # (local)
        im_floor = max(abs(float(mp.im(cm2))), abs(float(mp.im(cm1))), abs(float(mp.im(c0))))  # (local)
        ratio_double = abs(cm2r) / max(abs(cm1r), abs(c0r), 1e-30)        # (local)
        # symbolic residue at this order: a_{4 - s_A}/Gamma(s_A) if 4-s_A is an integer power index
        k_idx = int(round(4 - saf))                                       # (local) power index for pole
        res_sym = None                                                    # (local)
        xroute = float('nan')                                            # (local)
        if abs((4 - saf) - k_idx) < 1e-9 and 0 <= k_idx < len(powers) and powers[k_idx] == k_idx - 4:
            # term a_{k_idx} t^{k_idx-4} -> pole at s = 4-k_idx = saf ; residue = a_{k_idx}/Gamma(saf)
            res_sym = float(a_j[k_idx]) / float(mp.gamma(saf))
            if abs(res_sym) > 0:
                xroute = abs(cm1r - res_sym) / abs(res_sym)
        is_convb = sa in KEY_SA_CONVB                                     # (local)
        # curvature grade n for the Conv.B label: s_B = 2 s_A ; n = 8 - s_B
        s_b = 2 * sa                                                      # (local)
        grade_n = int(8 - s_b) if s_b.denominator == 1 else None         # (local)
        laurent_rows.append({
            "s_A": saf, "s_B": float(s_b), "grade_n": grade_n,
            "conv": "B" if is_convb else "A",
            "c_m2": cm2r, "c_m1": cm1r, "c_0": c0r, "im_floor": im_floor,
            "ratio_double": ratio_double, "res_sym": res_sym, "xroute": xroute,
        })
        tag = "KEY-B" if is_convb else "KEY-A"                            # (local)
        print(f"  s_A={saf:4.1f} s_B={float(s_b):4.1f} n={grade_n} [{tag}] "
              f"c_-2={cm2r:+.3e} c_-1={cm1r:+.10e} ratio_dbl={ratio_double:.3e} "
              f"res_sym={res_sym if res_sym is not None else float('nan'):+.8e} "
              f"xroute={xroute:.3e}")

    # -------- Weyl anchor (conjunct 4) --------
    # a_0^Mellin(LC) (s_A=4 residue grade) vs the t^{-4} heat-trace leading term a0 (peel).
    # Both come from the SAME a0; the anchor is the INTERNAL consistency of the s_A=4 residue
    # extraction vs the leading Weyl power of theta. Cross-validate via an INDEPENDENT large-box
    # leading-term Richardson estimate of theta(t)*t^4 -> a0.
    print("\n[Weyl anchor] a_0^Mellin(LC) (s_A=4 grade) vs independent theta*t^4 -> a0 leading limit")
    ts_w = np.array([0.030, 0.026, 0.022, 0.018, 0.015])                  # (local) deepest resolved
    th_w = np.array([float(np.sum(ms * np.exp(-t * ns))) for t in ts_w])  # (local)
    yw = th_w * ts_w ** 4                                                 # (local)
    a0_richardson = float(np.polyval(np.polyfit(ts_w, yw, 3), 0.0))       # (local) cubic extrap to t=0
    weyl_resid = abs(a0_mellin - a0_richardson) / abs(a0_richardson)      # (local)
    print(f"  a_0^Mellin(LC) (residue) = {a0_mellin:.8e} ; theta*t^4->0 (Richardson) = "
          f"{a0_richardson:.8e} ; rel resid = {weyl_resid:.3e} (< {EPS_WEYL:g}: {weyl_resid < EPS_WEYL})")

    # -------- class-8.7 witness (LC) --------
    witness = {
        "operator": "LC (Levi-Civita t=1/2) tau=0 Dirac-squared, W1-1 PASS operator",
        "n_mesh_formula": "n(p,q,mu) = 2 poly(V) + 2 poly(mu) + 9 (= 4 eig_LT, lambda^2=n/36, n ODD)",
        "peter_weyl_factor": "dim(p,q) (full L^2(SU(3)) multiplicity) -> abscissa s=d/2=4",
        "nondegeneracy_witness": {
            "mu_shift_hessian_dets": [int(d) for d in fam_dets],
            "all_equal_48": bool(all(d == 48 for d in fam_dets)),
            "finding": "every mu-shift family is a NON-DEGENERATE binary quadratic "
                       "(Hessian det 48 != 0) => theta_delta log-free (Poisson/Gaussian) "
                       "=> each sub-family contributes ONLY simple poles; a finite sum of "
                       "simple poles at one location is simple => c_-2(zeta_LC) = 0 STRUCTURAL",
        },
        "hecke_factorization": {
            "identity": "Epstein_{A2}(s) = 6 zeta(s) L(s, chi_-3); single SIMPLE pole at s=1",
            "s2_rel_check": float(hecke_rel),
        },
        "per_pole_residue_grades": {
            "s_A=4 (n=0, a_0 Weyl)": float(a0_mellin),
            "s_A=3 (n=2, a_2^Mellin DELIVERABLE)": float(a2_mellin),
            "s_A=2 (n=4, a_4 grade)": float(res_s2),
        },
        "n2_row_status": "REVERTS from removable (cubic theta degeneracy) to a GENUINE "
                         "SIMPLE pole under LC; a_2^Mellin(LC) != 0 (gravity moment at genesis)",
        "subfamily_meshes": fam_info,
        "compositional_corridor": "Faulhaber->zeta route-1 (s100b ref) + theta-peel exact "
                                  "heat coeffs + closed-form meromorphic contour cross-check",
    }

    # -------- verdict composition (pre-registered 4-conjunct operator) --------
    # conjunct 1 (structural c_-2 = 0): non-degeneracy (Hessian) + Hecke + theta no-log basis
    #   machine-floor fit + log-proxy below threshold.
    conj1_structural = (all_nondegen and w1_faithful and abscissa_ok
                        and err_nl < PEEL_HELDOUT_TOL and log_proxy < EPS_LOGFREE)  # (local)
    # conjunct 2 (contour double-pole ratio): all KEY orders below EPS_DOUBLE
    max_ratio_double = max(r["ratio_double"] for r in laurent_rows)       # (local)
    conj2_contour = max_ratio_double < EPS_DOUBLE                         # (local)
    # conjunct 3 (cross-route residue agreement): wherever a symbolic residue exists
    xroute_vals = [r["xroute"] for r in laurent_rows
                   if r["res_sym"] is not None and r["res_sym"] != 0
                   and not math.isnan(r["xroute"])]                       # (local)
    max_xroute = max(xroute_vals) if xroute_vals else 0.0                 # (local)
    conj3_xroute = (len(xroute_vals) > 0) and all(x < EPS_XROUTE for x in xroute_vals)  # (local)
    # conjunct 4 (Weyl anchor)
    conj4_weyl = weyl_resid < EPS_WEYL                                    # (local)

    magnitude_ok = conj1_structural and conj2_contour and conj3_xroute and conj4_weyl  # (local)
    # sign-row keys on a_2^Mellin(LC, tau=0) != 0 (the directional deliverable)
    sign_verdict = "PASS" if a2_nonzero else "FAIL"                       # (local)
    magnitude_verdict = "PASS" if magnitude_ok else ("INFO" if (conj1_structural and conj2_contour)
                                                     else "FAIL")         # (local)
    # regime: numerical method validity — evaluator self-check + abscissa + mesh resolution
    base_regime_ok = (cc5_rel < 1e-6 and abscissa_ok and err_nl < PEEL_HELDOUT_TOL)  # (local)
    regime_verdict = "VALID" if base_regime_ok else "MARGINAL"           # (local)

    # composite via the PRE-REGISTERED collapse rule (gate-verdicts.md schema-v2)
    if regime_verdict == "BREAKDOWN":
        verdict = "FAIL"
    elif sign_verdict == "FAIL":
        verdict = "FAIL"
    elif magnitude_verdict == "FAIL" and regime_verdict == "VALID":
        verdict = "FAIL"
    elif magnitude_verdict == "FAIL" and regime_verdict == "MARGINAL":
        verdict = "INFO"
    elif magnitude_verdict == "INFO":
        verdict = "INFO"
    else:
        verdict = "PASS"

    value_str = (f"logfree_567_both_conv={bool(conj1_structural)};"
                 f"c2ratio_max={max_ratio_double:.2e};"
                 f"a2_Mellin_LC_sA3={a2_mellin:.6g};a2_nonzero={a2_nonzero};"
                 f"a0_Mellin_LC_sA4={a0_mellin:.6g};"
                 f"logproxy_blog_over_a0={log_proxy:.2e};peel_heldout={err_nl:.2e};"
                 f"xroute_max={max_xroute:.2e};weyl_resid={weyl_resid:.2e};"
                 f"hessian_nondegen_all48={all_nondegen};abscissa_d8={absc_pw:.3f};"
                 f"n2_row=genuine_simple_pole_under_LC;"
                 f"poleconv=DUAL(A:s_A=3==B:s_B=6,grade_n=2)")            # (local)

    # -------- npz --------
    lr_keys = ('s_A', 's_B', 'c_m2', 'c_m1', 'c_0', 'im_floor', 'ratio_double', 'xroute')  # (local)
    lr_cols = {k: np.array([(r[k] if r[k] is not None and not (isinstance(r[k], float) and math.isnan(r[k]))
                             else np.nan) for r in laurent_rows], dtype=np.float64)
               for k in lr_keys}                                          # (local)
    np.savez(
        OUT_NPZ,
        # per-order Laurent tables (both conventions)
        **{f"laurent_{k}": v for k, v in lr_cols.items()},
        laurent_conv=np.array([r["conv"] for r in laurent_rows], dtype=object),
        laurent_grade_n=np.array([(r["grade_n"] if r["grade_n"] is not None else -99)
                                  for r in laurent_rows], dtype=np.int64),
        laurent_res_sym=np.array([(r["res_sym"] if r["res_sym"] is not None else np.nan)
                                  for r in laurent_rows], dtype=np.float64),
        # heat coefficients (powers t^-4..) + per-sub-family Hurwitz/Hessian decomposition
        heat_powers=np.array(powers, dtype=np.int64),
        heat_coeffs=np.array([float(a) for a in a_j], dtype=np.float64),
        a2_mellin_LC=np.array([a2_mellin], dtype=np.float64),             # full float64 (6sf published)
        a0_mellin_LC=np.array([a0_mellin], dtype=np.float64),
        res_sA4=np.array([res_s4]), res_sA3=np.array([a2_mellin]), res_sA2=np.array([res_s2]),
        peel_heldout_nolog=np.array([err_nl]), peel_heldout_withlog=np.array([err_lg]),
        log_proxy_blog_over_a0=np.array([log_proxy]), b_log=np.array([float(b_log)]),
        peel_t_grid=np.array(t_grid), peel_theta_grid=np.array(th_grid),
        # non-degeneracy + Hecke witness
        mu_shift_hessian_dets=np.array(fam_dets, dtype=np.int64),
        hecke_s2_rel=np.array([hecke_rel]),
        abscissa_pw=np.array([absc_pw]), abscissa_nopw=np.array([absc_0]),
        # Weyl anchor
        weyl_a0_residue=np.array([a0_mellin]), weyl_a0_richardson=np.array([a0_richardson]),
        weyl_resid=np.array([weyl_resid]),
        weyl_ts=ts_w, weyl_theta_t4=yw,
        # W1-1 cross-check
        w1_t_operator=np.array([t_op]), w1_n_int_resid=np.array([n_int_resid]),
        w1_sector_mismatch=np.array([mismatch]), w1_all_odd=np.array([all_odd]),
        # evaluator validation: entire-part E(s) analyticity (pole-free) at s_A=3
        entire_part_pole_resid_sA3=np.array([cc5_rel]),
        # class-8.7 witness (LC)
        class87_witness_LC=np.array([json.dumps(witness)], dtype=object),
        # conjunct booleans
        conj1_structural=np.array([conj1_structural]),
        conj2_contour=np.array([conj2_contour]),
        conj3_xroute=np.array([conj3_xroute]),
        conj4_weyl=np.array([conj4_weyl]),
        # pins
        pins=np.array([json.dumps({
            "PMAX_PEEL": PMAX_PEEL, "PMAX_CONTOUR": PMAX_CONTOUR,
            "N_HEAT_POWERS": N_HEAT_POWERS, "N_PEEL_PTS": N_PEEL_PTS,
            "CONTOUR_R": float(CONTOUR_R), "N_QUAD": N_QUAD, "mp_dps": mp.mp.dps,
            "EPS_DOUBLE": EPS_DOUBLE, "EPS_XROUTE": EPS_XROUTE, "EPS_WEYL": EPS_WEYL,
            "EPS_LOGFREE": EPS_LOGFREE, "PEEL_HELDOUT_TOL": PEEL_HELDOUT_TOL,
            "key_sA_convB": [str(s) for s in KEY_SA_CONVB],
            "key_sA_convA": [str(s) for s in KEY_SA_CONVA],
            "regulator_pin": "a_n^{Mellin}", "convention": CONVENTION, "scheme": SCHEME})],
            dtype=object),
        verdict=np.array([verdict], dtype=object),
        value=np.array([value_str], dtype=object),
        audit_sha256=np.array([audit_sha], dtype=object),
        content_sha256=np.array([content_sha], dtype=object),
        sign_verdict=np.array([sign_verdict], dtype=object),
        magnitude_verdict=np.array([magnitude_verdict], dtype=object),
        regime_verdict=np.array([regime_verdict], dtype=object),
    )
    print(f"\n[npz] {OUT_NPZ.name} written")

    # -------- plot --------
    fig, axes = plt.subplots(2, 2, figsize=(13, 9))
    # (0,0) theta peel: theta*t^4 vs leading a0
    ax = axes[0, 0]
    tg = np.array(t_grid); thg = np.array(th_grid)                        # (local)
    ax.semilogx(tg, thg * tg ** 4, 'bo-', lw=1.5, ms=4, label=r'$\theta(t)\,t^4$ (exact peel)')
    ax.axhline(a0, color='r', ls='--', lw=1.2, label=fr'$a_0$ Weyl = {a0:.3e} (>0)')
    ax.set_xlabel('t'); ax.set_ylabel(r'$\theta(t)\,t^4$')
    ax.set_title('LC heat trace leading term (Weyl) — log-free peel')
    ax.legend(fontsize=8); ax.grid(alpha=0.3, which='both')
    # (0,1) no-log vs with-log held-out + log proxy
    ax = axes[0, 1]
    bars = ax.bar([0, 1, 2], [max(err_nl, 1e-18), max(err_lg, 1e-18), max(log_proxy, 1e-18)],
                  color=['tab:green', 'tab:orange', 'tab:red'])
    ax.set_yscale('log')
    ax.axhline(PEEL_HELDOUT_TOL, color='k', ls=':', label=f'peel floor {PEEL_HELDOUT_TOL:g}')
    ax.axhline(EPS_LOGFREE, color='m', ls='--', label=f'logfree thresh {EPS_LOGFREE:g}')
    ax.set_xticks([0, 1, 2]); ax.set_xticklabels(['no-log\nheld-out', 'with-log\nheld-out',
                                                  r'$|b_{log}|/|a_0|$'], fontsize=8)
    ax.set_ylabel('rel error / proxy')
    ax.set_title(r'Conjunct 1: log-freedom ($c_{-2}=0$ structural)')
    ax.legend(fontsize=7); ax.grid(alpha=0.3, axis='y')
    # (1,0) per-order double-pole ratio
    ax = axes[1, 0]
    labels = [f"sA={r['s_A']:.1f}\n({r['conv']},n={r['grade_n']})" for r in laurent_rows]  # (local)
    vals_b = [max(r['ratio_double'], 1e-45) for r in laurent_rows]        # (local)
    colors = ['tab:red' if r['conv'] == 'B' else 'tab:blue' for r in laurent_rows]  # (local)
    ax.bar(range(len(laurent_rows)), vals_b, color=colors)
    ax.set_yscale('log')
    ax.axhline(EPS_DOUBLE, color='r', ls='--', label=f'PASS thresh {EPS_DOUBLE:g}')
    ax.set_xticks(range(len(laurent_rows))); ax.set_xticklabels(labels, fontsize=7)
    ax.set_ylabel(r'$|c_{-2}|/\max(|c_{-1}|,|c_0|)$')
    ax.set_title('Conjunct 2: contour double-pole ratio (red=Conv.B {5,6,7})')
    ax.legend(fontsize=8); ax.grid(alpha=0.3, axis='y')
    # (1,1) residue grades / a2 deliverable
    ax = axes[1, 1]
    grades = [4, 3, 2, 1, 0]                                              # (local) s_A grades
    res_vals = [a0_mellin, a2_mellin, res_s2, float(a_j[3]) / float(mp.gamma(1)) if len(a_j) > 3 else 0.0,
                float(a_j[4]) if len(a_j) > 4 else 0.0]                   # (local)
    nlabels = [0, 2, 4, 6, 8]                                            # (local) curvature grade n
    bar_c = ['tab:purple' if g == 3 else 'tab:gray' for g in grades]     # (local) highlight a2 (s_A=3)
    ax.bar(range(len(grades)), [abs(v) for v in res_vals], color=bar_c)
    ax.set_yscale('log')
    ax.set_xticks(range(len(grades)))
    ax.set_xticklabels([f"$s_A$={g}\nn={n}" for g, n in zip(grades, nlabels)], fontsize=8)
    ax.set_ylabel('|residue| (heat-coeff grade)')
    ax.set_title(fr'Residue tower; $a_2^{{Mellin}}(LC)$={a2_mellin:.4g} (purple, $\neq$0)')
    ax.grid(alpha=0.3, axis='y')
    fig.suptitle(f'{GATE_ID} — LC-branch pole-order certification [verdict: {verdict}] '
                 f'(s=7 Pillar-VII prerequisite)', fontsize=12)
    fig.tight_layout()
    fig.savefig(OUT_PNG, dpi=130)
    print(f"[png] {OUT_PNG.name} written")

    # -------- emit --------
    print(f"\n(value={value_str!r}, scheme={SCHEME}, convention={CONVENTION}, L_max={L_MAX_STR})")
    extra_rows = [
        "# regulator_pin=a_n^{Mellin} (== a_n^{zeta} at simple poles via Gamma-cancellation, FI); "
        "poleconv-DUAL-declared: Conv.A double-power s_A=(8-n)/2 / Conv.B single-power s_B=8-n, "
        "numerals {5,6,7} scanned under BOTH; a_2 DELIVERABLE curvature_grade_n=2 "
        "(pole_in_s=3 Conv.A == pole_in_s=6 Conv.B); algebra=SU(3) (A_K,H_K,D_K), NOT SU(4)_PS "
        f"# {GATE_ID} pole-labeling row",
        f"# class-8.7 witness (LC): mu-shift Hessian dets all=48 (non-degenerate binary forms) "
        f"=> theta log-free => simple poles; Hecke Epstein_A2=6 zeta L(chi_-3) single pole s=1; "
        f"a_2^Mellin(LC,tau0)={a2_mellin:.6g} != 0 (gravity moment at genesis, canonical branch); "
        f"n=2 row REVERTS from removable (cubic theta degeneracy) to genuine simple pole; "
        f"per-pole multiplicity + Hessian table in s101_w3_lc_pole_cert.npz[class87_witness_LC] "
        f"# {GATE_ID} class-8.7 witness pointer",
        "# s=7 Pillar-VII registration PREREQUISITE: this certificate discharges the pole-order "
        "prerequisite (registration itself = future-session gate that MUST cite the workshop "
        "verdict fa1582bd2502ae16 + this certificate; grading-convention declaration obligatory "
        "per substrate-first-canonical-sourcing §(ii.A refinement) + rider clause (iv)) "
        f"# {GATE_ID} s=7 rider",
        "# cubic-REFERENCE-object baseline: S100b W3-1 PASS certificate audit "
        "c0a0b9f3010adfad is PERMANENT (certifies the DISTINCT t=1/3 cubic point, NOT this LC "
        "operator); this gate certifies the LC branch (t_operator=1/2, W1-1 PASS audit "
        "194b2b3c9dfa59a7) — distinct operators, both certified "
        f"# {GATE_ID} reference baseline",
    ]
    print_verdict_payload(verdict, value_str, audit_sha, content_sha,
                          sign_verdict=sign_verdict, magnitude_verdict=magnitude_verdict,
                          regime_verdict=regime_verdict, extra_rows=extra_rows)
    print(f"\n=== {GATE_ID}: {verdict} (wall {time.time() - t0:.1f}s) ===")
    return 0


if __name__ == "__main__":
    sys.exit(main())
